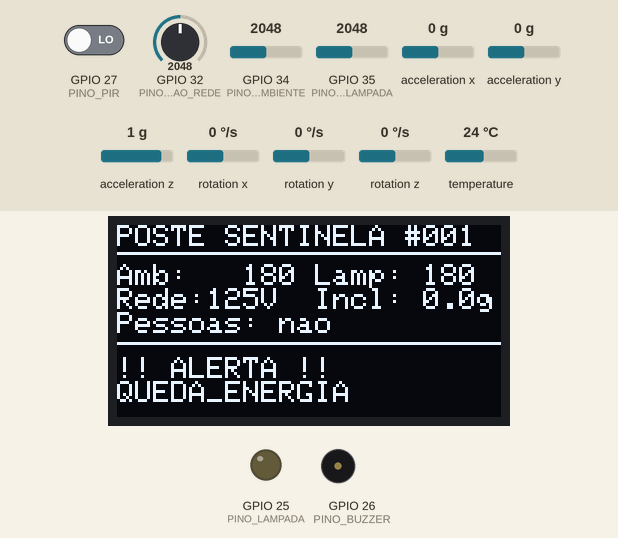
A sketch run on a simulated ESP32. Shown: 128×64 one-colour display, output pins drawn as LEDs (lit = HIGH), buzzer (waves = sounding). Inputs (shaded band) come from the test bench; at power-on: acceleration x 0 g, GPIO 27 (PINO_PIR) LOW, acceleration z 1 g, GPIO 32 (PINO_TENSAO_REDE) = 2048, GPIO 34 (PINO_LDR_AMBIENTE) = 2048, GPIO 35 (PINO_LDR_LAMPADA) = 2048, acceleration y 0 g, rotation x 0 °/s, rotation y 0 °/s, rotation z 0 °/s, temperature 24 °C. What the sketch prints to the serial monitor is not drawn.

Above: at 1.8 s.
1.9 s: acceleration x set to -0.8 g
At 3.7 s:
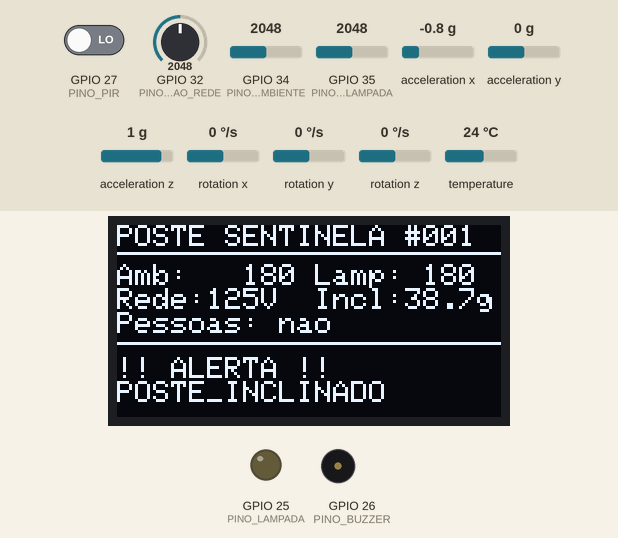
4.8 s: acceleration x set to -1.1 g
At 7.6 s:
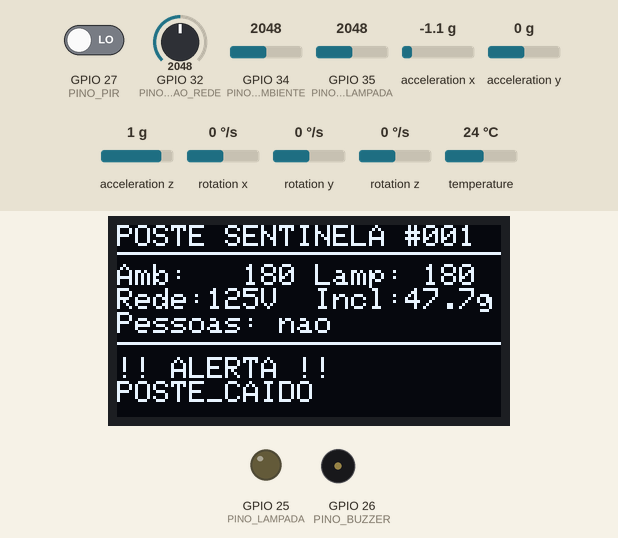
7.8 s: GPIO 27 (PINO_PIR) driven HIGH
At 9.2 s:
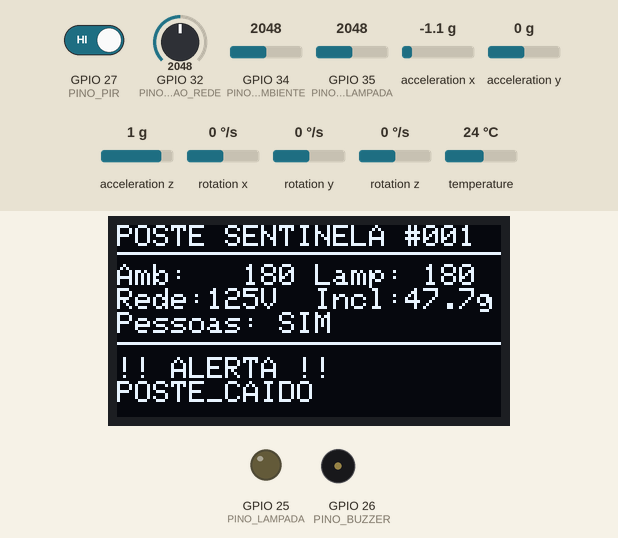
9.5 s: acceleration z set to 1.4 g
At 11.9 s:
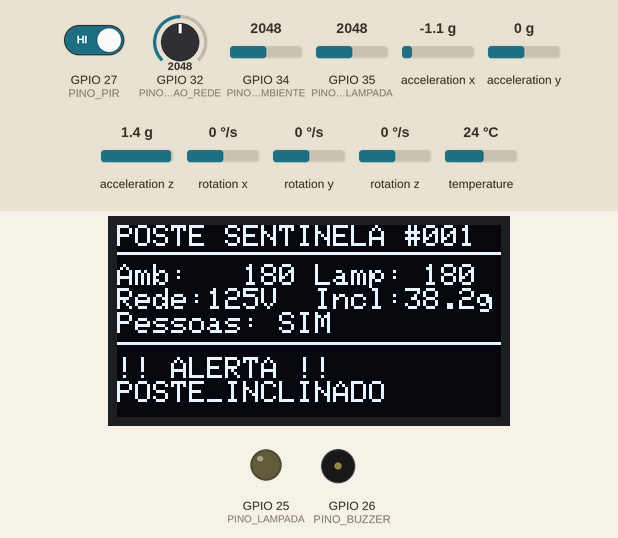
12.3 s: acceleration x set to 0 g
At 14.8 s:
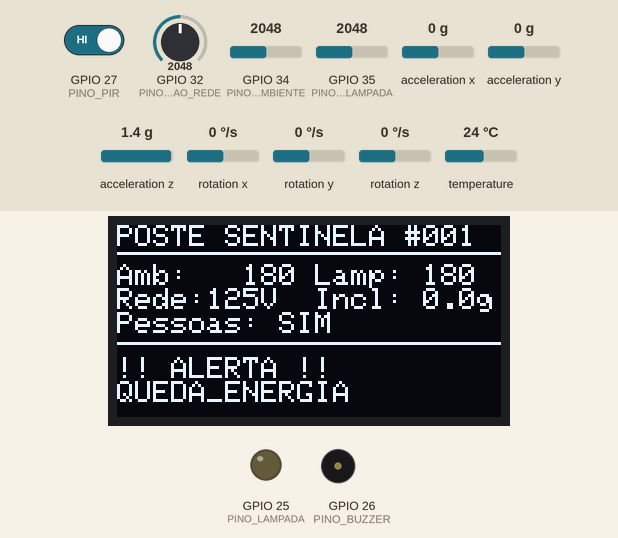
15.1 s: GPIO 32 (PINO_TENSAO_REDE) set to 3011
At 16.4 s:
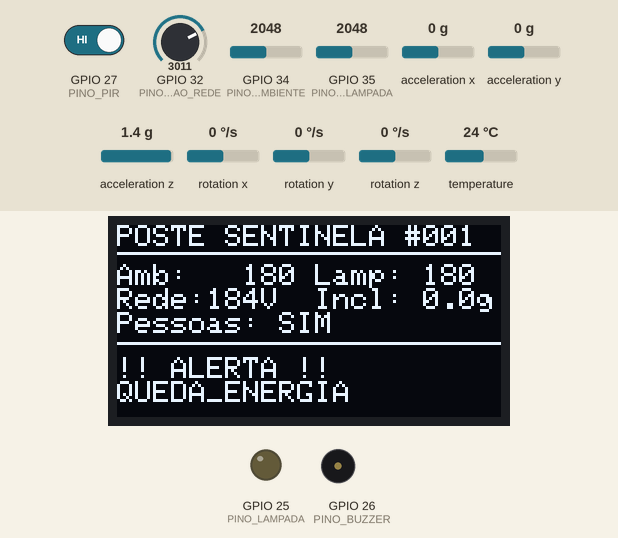
17.0 s: GPIO 32 (PINO_TENSAO_REDE) set to 3122
Timing chart, 0 to 20.0 s (numbered marks = the images above; inputs shaded):
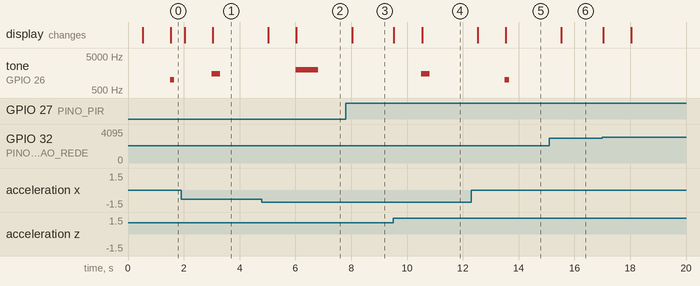

Measured:
- the behaviour switches between -0.9 and -1 g on acceleration x (found by bisection; images 1 and 2)
- after the input at 1.9 s, tone on GPIO 26 (PINO_BUZZER): silent → 1500 Hz after 1.1 s, → silent 0.30 s later; the display: first changes after 0.13 s (image 1 shows a later state)
- after the input at 4.8 s, tone on GPIO 26 (PINO_BUZZER): silent → 2000 Hz after 1.2 s, → silent 0.80 s later; the display: first changes after 0.23 s (image 2 shows a later state)
- after the input at 7.8 s, the display: changes after 0.23 s (image 3)
- after the input at 9.5 s, tone on GPIO 26 (PINO_BUZZER): silent → 1500 Hz after 1.0 s, → silent 0.30 s later; the display: first changes at once (image 4 shows a later state)
- after the input at 12.3 s, tone on GPIO 26 (PINO_BUZZER): silent → 1000 Hz after 1.2 s, → silent 0.15 s later; the display: first changes after 0.23 s (image 5 shows a later state)
- after the input at 15.1 s, the display: changes after 0.43 s (image 6)

The sketch:

sketch.ino
```cpp
/*
 * POSTE SENTINELA - CitizenTech | FIAP Global Solution 2026.2 | Maker Lab
 * ---------------------------------------------------------------------
 * ESP32 instalado no poste de iluminação pública que:
 *   - lê 5 sensores (luz ambiente, luz da lâmpada, tensão da rede,
 *     inclinação do poste e presença de pessoas);
 *   - usa uma Árvore de Decisão (IA treinada em Python, ver ia/) para
 *     classificar o estado do poste;
 *   - age sozinho: acende/apaga e ajusta o brilho da lâmpada, dispara
 *     alarme e registra alertas, sem comando manual.
 */
#include <Wire.h>
#include <Adafruit_MPU6050.h>
#include <Adafruit_Sensor.h>
#include <Adafruit_GFX.h>
#include <Adafruit_SSD1306.h>
#include "modelo_arvore.h"

// ---------- Pinos ----------
const int PINO_LDR_AMBIENTE = 34;  // LDR virado para o céu
const int PINO_LDR_LAMPADA  = 35;  // LDR dentro da luminária (mede só a lâmpada)
const int PINO_TENSAO_REDE  = 32;  // potenciômetro simula o sensor de tensão (0-250 V)
const int PINO_PIR          = 27;  // sensor de presença
const int PINO_LAMPADA      = 25;  // LED = lâmpada do poste (brilho por PWM)
const int PINO_BUZZER       = 26;  // alarme local

// ---------- Parâmetros ----------
const float LUX_NOITE          = 50.0;   // abaixo disso é noite
const float TENSAO_MINIMA      = 180.0;  // abaixo disso a rede caiu
const int   BRILHO_ECONOMIA    = 70;     // ~27% quando a rua está vazia
const int   BRILHO_TOTAL       = 255;    // 100% quando há gente passando
const unsigned long INTERVALO_LEITURA_MS = 500;
const int   LEITURAS_CONFIRMACAO = 3;    // estado só muda após 3 leituras iguais

// Estados (mesma ordem de NOMES_ESTADO em modelo_arvore.h)
enum Estado { NORMAL, LAMPADA_QUEIMADA, ACESA_DE_DIA, QUEDA_ENERGIA,
              POSTE_INCLINADO, POSTE_CAIDO };

Adafruit_MPU6050 mpu;
Adafruit_SSD1306 tela(128, 64, &Wire, -1);
bool mpuOk = false, telaOk = false;

int estadoConfirmado = NORMAL;
int estadoCandidato  = NORMAL;
int contagemCandidato = 0;
unsigned long ultimaLeitura = 0;
unsigned long totalAlertas = 0;

// ---------- Leitura dos sensores ----------

// Converte a leitura do módulo LDR do Wokwi em lux (fórmula da documentação do Wokwi)
float lerLux(int pino) {
  const float GAMMA = 0.7, RL10 = 50.0;
  float tensao = analogRead(pino) / 4095.0 * 3.3;
  if (tensao >= 3.29) tensao = 3.29;                 // evita divisão por zero
  float resistencia = 2000.0 * tensao / (1.0 - tensao / 3.3);
  if (resistencia < 1.0) return 100000.0;            // luz máxima
  return pow(RL10 * 1e3 * pow(10, GAMMA) / resistencia, 1.0 / GAMMA);
}

float lerTensaoRede() {
  return analogRead(PINO_TENSAO_REDE) / 4095.0 * 250.0;
}

// Ângulo entre o eixo do poste (Z) e a vertical, em graus
float lerInclinacao() {
  if (!mpuOk) return 0;
  sensors_event_t a, g, temp;
  mpu.getEvent(&a, &g, &temp);
  float ax = a.acceleration.x, ay = a.acceleration.y, az = a.acceleration.z;
  float modulo = sqrt(ax * ax + ay * ay + az * az);
  if (modulo < 0.1) return 0;
  return acos(constrain(az / modulo, -1.0, 1.0)) * 180.0 / PI;
}

// ---------- Ações autônomas ----------

void controlarLampada(int estado, float luxAmbiente, float tensao, bool presenca) {
  bool noite = luxAmbiente < LUX_NOITE;
  bool podeAcender = noite && tensao >= TENSAO_MINIMA && estado != POSTE_CAIDO;
  int brilho = 0;
  if (podeAcender) brilho = presenca ? BRILHO_TOTAL : BRILHO_ECONOMIA;
  analogWrite(PINO_LAMPADA, brilho);
}

void tocarAlarme(int estado) {
  switch (estado) {
    case POSTE_CAIDO:     tone(PINO_BUZZER, 2000, 800); break;  // emergência
    case POSTE_INCLINADO: tone(PINO_BUZZER, 1500, 300); break;
    case QUEDA_ENERGIA:   tone(PINO_BUZZER, 1000, 150); break;
    default: break;  // falhas de lâmpada não precisam de alarme na rua
  }
}

// Registro estruturado (JSON) - é o que seria enviado à central/prefeitura
void registrarEvento(int estado, float luxA, float luxL, float tensao,
                     float incl, bool presenca) {
  Serial.printf(
    "{\"evento\":\"%s\",\"t_ms\":%lu,\"lux_ambiente\":%.1f,\"lux_lampada\":%.1f,"
    "\"tensao_rede\":%.0f,\"inclinacao\":%.1f,\"presenca\":%s,\"alertas\":%lu}\n",
    NOMES_ESTADO[estado], millis(), luxA, luxL, tensao, incl,
    presenca ? "true" : "false", totalAlertas);
}

void atualizarTela(int estado, float luxA, float luxL, float tensao,
                   float incl, bool presenca) {
  if (!telaOk) return;
  tela.clearDisplay();
  tela.setTextColor(SSD1306_WHITE);
  tela.setTextSize(1);
  tela.setCursor(0, 0);
  tela.println("POSTE SENTINELA #001");
  tela.drawLine(0, 9, 127, 9, SSD1306_WHITE);
  tela.setCursor(0, 13);
  tela.printf("Amb:%6.0f Lamp:%4.0f\n", luxA, luxL);
  tela.printf("Rede:%3.0fV  Incl:%4.1fg\n", tensao, incl);
  tela.printf("Pessoas: %s\n", presenca ? "SIM" : "nao");
  tela.drawLine(0, 39, 127, 39, SSD1306_WHITE);
  tela.setCursor(0, 44);
  tela.println(estado == NORMAL ? "Status: OK" : "!! ALERTA !!");
  tela.println(NOMES_ESTADO[estado]);
  tela.display();
}

// ---------- Programa principal ----------

void setup() {
  Serial.begin(115200);
  pinMode(PINO_PIR, INPUT);
  pinMode(PINO_LAMPADA, OUTPUT);
  pinMode(PINO_BUZZER, OUTPUT);

  mpuOk = mpu.begin();
  if (!mpuOk) Serial.println("{\"erro\":\"MPU6050 nao encontrado - inclinacao = 0\"}");

  telaOk = tela.begin(SSD1306_SWITCHCAPVCC, 0x3C);
  if (!telaOk) Serial.println("{\"erro\":\"Display OLED nao encontrado\"}");

  Serial.println("{\"evento\":\"INICIADO\",\"poste\":\"001\"}");
}

void loop() {
  if (millis() - ultimaLeitura < INTERVALO_LEITURA_MS) return;
  ultimaLeitura = millis();

  // 1. Percepção
  float luxA   = lerLux(PINO_LDR_AMBIENTE);
  float luxL   = lerLux(PINO_LDR_LAMPADA);
  float tensao = lerTensaoRede();
  float incl   = lerInclinacao();
  bool presenca = digitalRead(PINO_PIR) == HIGH;

  // 2. Interpretação pela IA (árvore de decisão embarcada)
  int previsto = classificarEstado(luxA, luxL, tensao, incl);

  // 3. Confirmação: evita alarme falso por leitura isolada com ruído
  if (previsto == estadoCandidato) {
    contagemCandidato++;
  } else {
    estadoCandidato = previsto;
    contagemCandidato = 1;
  }
  if (contagemCandidato >= LEITURAS_CONFIRMACAO && estadoCandidato != estadoConfirmado) {
    estadoConfirmado = estadoCandidato;
    if (estadoConfirmado != NORMAL) totalAlertas++;
    registrarEvento(estadoConfirmado, luxA, luxL, tensao, incl, presenca);
    tocarAlarme(estadoConfirmado);
  }

  // 4. Ação autônoma
  controlarLampada(estadoConfirmado, luxA, tensao, presenca);
  atualizarTela(estadoConfirmado, luxA, luxL, tensao, incl, presenca);
}
```

modelo_arvore.h
```cpp
// ARQUIVO GERADO AUTOMATICAMENTE por ia/treinar_modelo.py - não editar à mão.
// Árvore de Decisão treinada em Python e convertida para C (roda 100% no ESP32).
#pragma once

const char* NOMES_ESTADO[] = {
  "NORMAL",
  "LAMPADA_QUEIMADA",
  "ACESA_DE_DIA",
  "QUEDA_ENERGIA",
  "POSTE_INCLINADO",
  "POSTE_CAIDO"
};

int classificarEstado(float lux_ambiente, float lux_lampada,
                      float tensao_rede, float inclinacao) {
  if (tensao_rede <= 187.5175f) {
    if (inclinacao <= 13.3366f) {
      return 3;  // QUEDA_ENERGIA
    } else {
      if (inclinacao <= 44.9186f) {
        return 4;  // POSTE_INCLINADO
      } else {
        return 5;  // POSTE_CAIDO
      }
    }
  } else {
    if (inclinacao <= 14.9306f) {
      if (lux_ambiente <= 41.6020f) {
        if (lux_lampada <= 46.7742f) {
          return 1;  // LAMPADA_QUEIMADA
        } else {
          return 0;  // NORMAL
        }
      } else {
        if (lux_lampada <= 45.1807f) {
          return 0;  // NORMAL
        } else {
          if (lux_ambiente <= 65.4642f) {
            return 2;  // ACESA_DE_DIA
          } else {
            return 2;  // ACESA_DE_DIA
          }
        }
      }
    } else {
      if (inclinacao <= 44.6680f) {
        return 4;  // POSTE_INCLINADO
      } else {
        return 5;  // POSTE_CAIDO
      }
    }
  }
}
```
